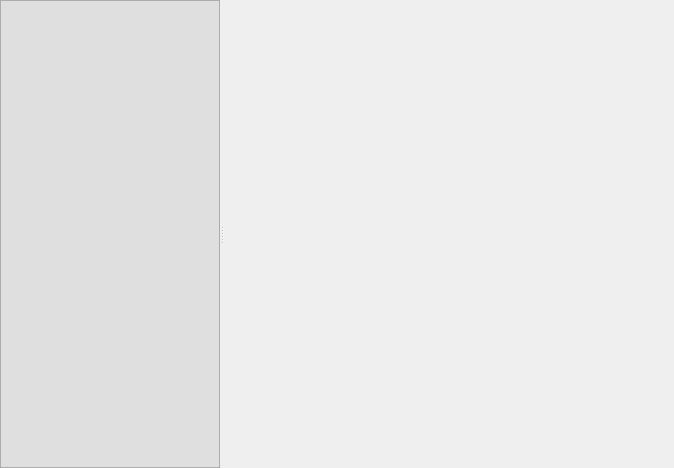
<?xml version="1.0" encoding="UTF-8"?>
<ui version="4.0">
 <class>SideTabs</class>
 <widget class="QWidget" name="SideTabs">
  <property name="geometry">
   <rect>
    <x>0</x>
    <y>0</y>
    <width>674</width>
    <height>468</height>
   </rect>
  </property>
  <property name="windowTitle">
   <string>Form</string>
  </property>
  <layout class="QVBoxLayout" name="verticalLayout">
   <property name="spacing">
    <number>0</number>
   </property>
   <property name="margin">
    <number>0</number>
   </property>
   <item>
    <widget class="QSplitter" name="splitter">
     <property name="orientation">
      <enum>Qt::Horizontal</enum>
     </property>
     <widget class="QTreeWidget" name="tabs">
      <property name="sizePolicy">
       <sizepolicy hsizetype="Preferred" vsizetype="Expanding">
        <horstretch>0</horstretch>
        <verstretch>0</verstretch>
       </sizepolicy>
      </property>
      <property name="minimumSize">
       <size>
        <width>200</width>
        <height>450</height>
       </size>
      </property>
      <property name="autoFillBackground">
       <bool>false</bool>
      </property>
      <property name="styleSheet">
       <string notr="true">QTreeView {
	background-color: #dfdfdf;
	alternate-background-color: #dfdfdf;
	show-decoration-selected: 0;
}

QTreeView::item {
	border: 1px solid #777777;
	border-right-color: transparent;
	border-top-left-radius: 7px;
	border-bottom-left-radius: 7px;
	background-color: #d3d3d3;
    color: #000;
	margin-bottom: 1px;
	font-weight: bold;
}

QTreeView::item:selected {
	background-color: #b3b3b3;
	border-color: #303030;
	border-right-color: transparent;
}</string>
      </property>
      <property name="editTriggers">
       <set>QAbstractItemView::NoEditTriggers</set>
      </property>
      <property name="dragEnabled">
       <bool>false</bool>
      </property>
      <property name="dragDropMode">
       <enum>QAbstractItemView::InternalMove</enum>
      </property>
      <property name="selectionBehavior">
       <enum>QAbstractItemView::SelectItems</enum>
      </property>
      <property name="indentation">
       <number>15</number>
      </property>
      <property name="sortingEnabled">
       <bool>false</bool>
      </property>
      <property name="allColumnsShowFocus">
       <bool>true</bool>
      </property>
      <attribute name="headerVisible">
       <bool>false</bool>
      </attribute>
      <column>
       <property name="text">
        <string notr="true">1</string>
       </property>
      </column>
     </widget>
     <widget class="QStackedWidget" name="widgets">
      <property name="minimumSize">
       <size>
        <width>450</width>
        <height>450</height>
       </size>
      </property>
     </widget>
    </widget>
   </item>
  </layout>
 </widget>
 <resources/>
 <connections/>
</ui>
